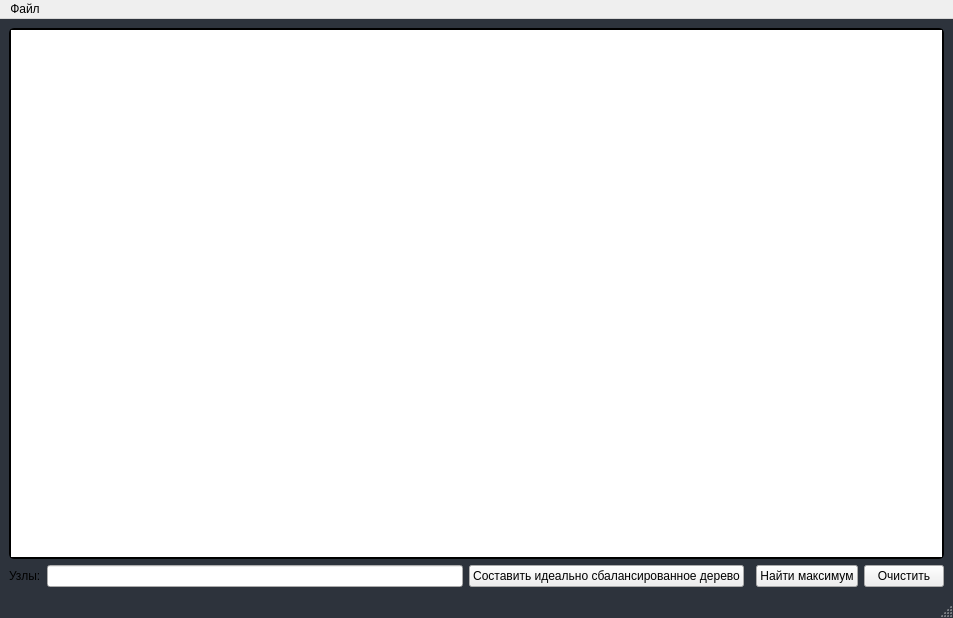
<?xml version="1.0" encoding="UTF-8"?>
<ui version="4.0">
 <class>MainWindow</class>
 <widget class="QMainWindow" name="MainWindow">
  <property name="geometry">
   <rect>
    <x>0</x>
    <y>0</y>
    <width>953</width>
    <height>618</height>
   </rect>
  </property>
  <property name="windowTitle">
   <string>TSP</string>
  </property>
  <property name="styleSheet">
   <string notr="true">QMainWindow {
background-color:#2D333C
}</string>
  </property>
  <widget class="QWidget" name="centralwidget">
   <layout class="QGridLayout" name="gridLayout">
    <item row="1" column="1">
     <widget class="QLineEdit" name="leafInput"/>
    </item>
    <item row="1" column="0">
     <widget class="QLabel" name="label">
      <property name="text">
       <string>Узлы:</string>
      </property>
     </widget>
    </item>
    <item row="1" column="4">
     <widget class="QPushButton" name="maximunButton">
      <property name="text">
       <string>Найти максимум</string>
      </property>
     </widget>
    </item>
    <item row="1" column="2">
     <widget class="QPushButton" name="balancedTreeButton">
      <property name="text">
       <string>Составить идеально сбалансированное дерево</string>
      </property>
     </widget>
    </item>
    <item row="1" column="5">
     <widget class="QPushButton" name="clearButton">
      <property name="text">
       <string>Очистить</string>
      </property>
     </widget>
    </item>
    <item row="0" column="0" colspan="6">
     <widget class="QGraphicsView" name="graphicsView">
      <property name="font">
       <font>
        <family>Consolas</family>
       </font>
      </property>
      <property name="styleSheet">
       <string notr="true">QGraphicsView {
	border: 2px solid black;
     border-radius: 5px;
}</string>
      </property>
     </widget>
    </item>
   </layout>
  </widget>
  <widget class="QMenuBar" name="menubar">
   <property name="geometry">
    <rect>
     <x>0</x>
     <y>0</y>
     <width>953</width>
     <height>25</height>
    </rect>
   </property>
   <widget class="QMenu" name="menu">
    <property name="title">
     <string>Файл</string>
    </property>
    <addaction name="save"/>
    <addaction name="open"/>
   </widget>
   <addaction name="menu"/>
  </widget>
  <widget class="QStatusBar" name="statusbar"/>
  <action name="save">
   <property name="checkable">
    <bool>false</bool>
   </property>
   <property name="enabled">
    <bool>true</bool>
   </property>
   <property name="text">
    <string>Сохранить</string>
   </property>
  </action>
  <action name="open">
   <property name="text">
    <string>Открыть</string>
   </property>
  </action>
 </widget>
 <resources/>
 <connections/>
</ui>
